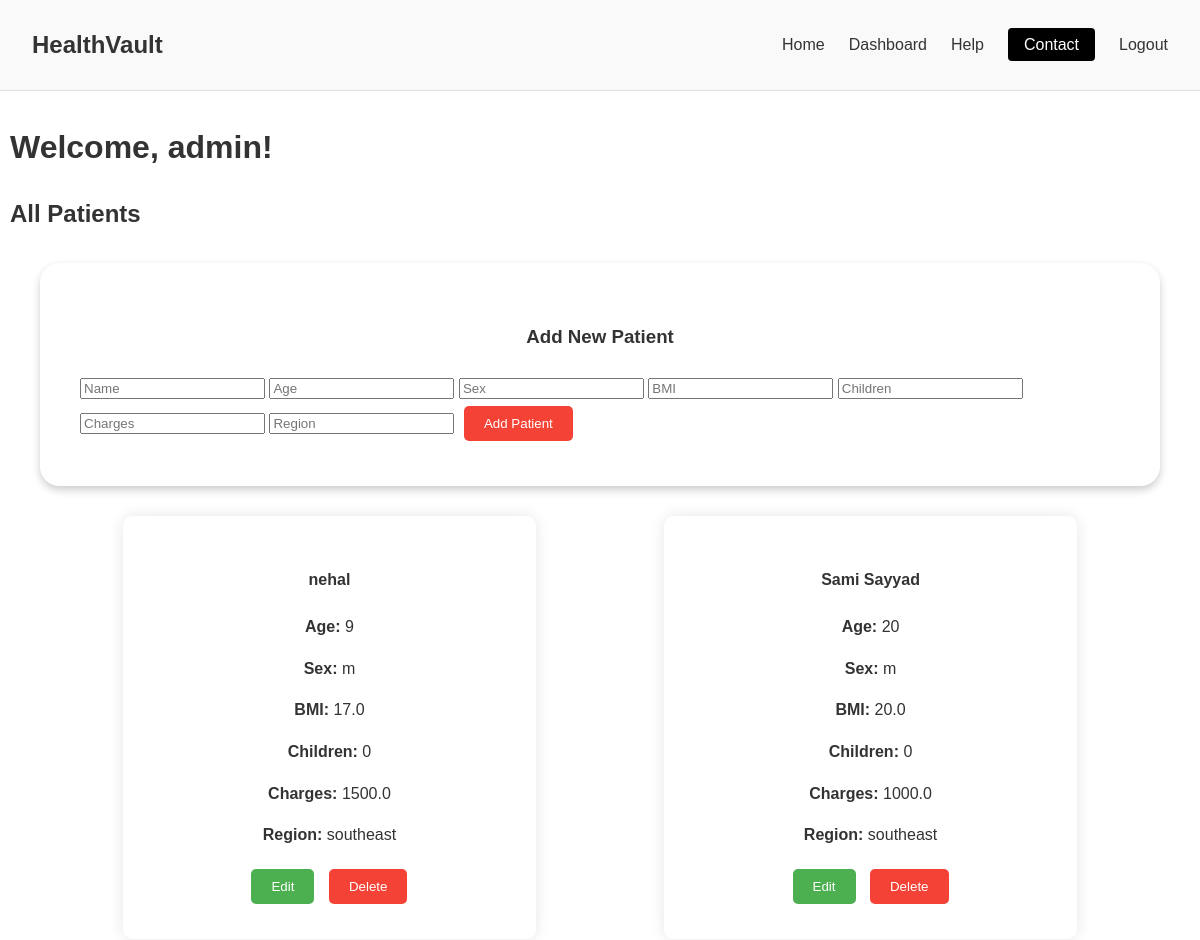
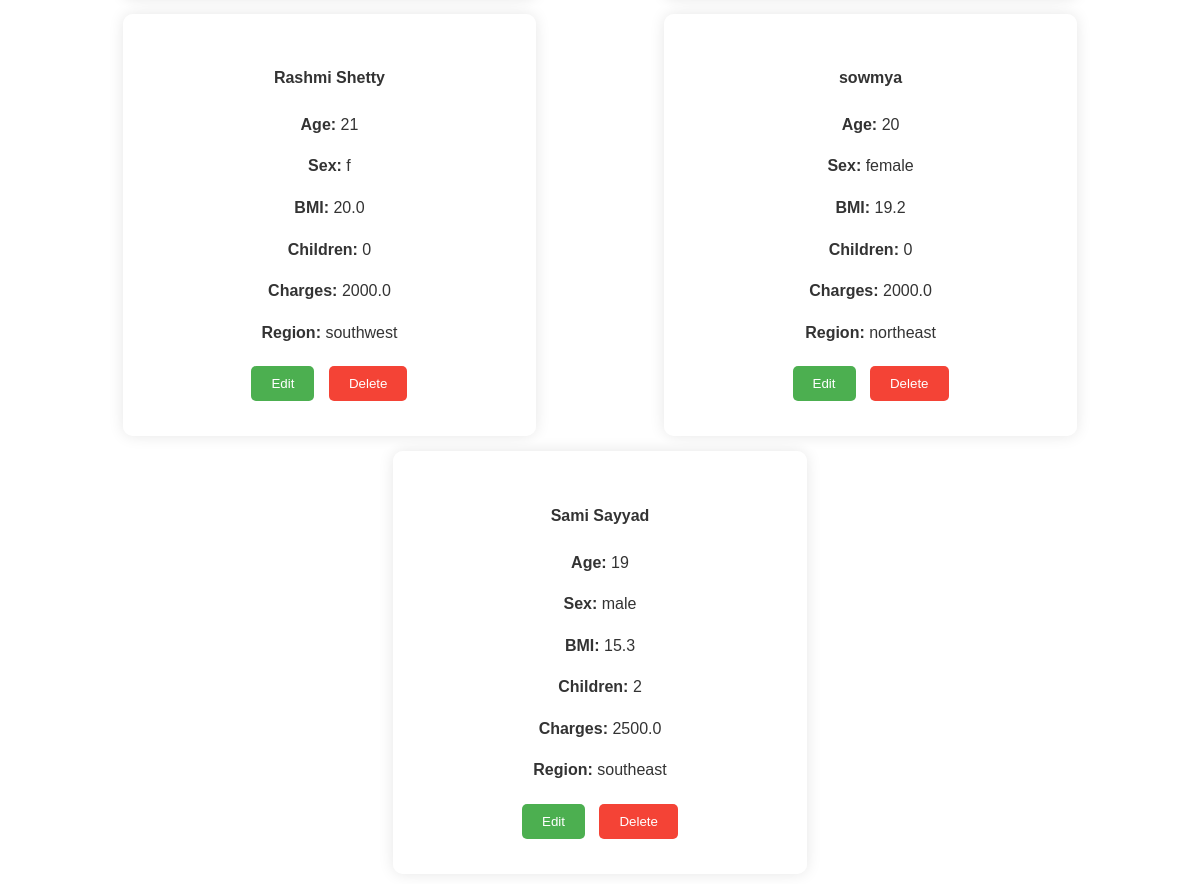
The app's page /index (signed in) with its own data (2 pictures, top to bottom).
### app.py (models this page shows)
class User(db.Model, UserMixin):
    id = db.Column(db.Integer, primary_key=True)
    username = db.Column(db.String(80), unique=True, nullable=False)
    password = db.Column(db.String(200), nullable=False)
    role = db.Column(db.String(20), default='user')  # 'user' or 'admin'
    is_active = db.Column(db.Boolean, default=True)
    patients = db.relationship('Patient', backref='user', lazy=True)

class Patient(db.Model):
    id = db.Column(db.Integer, primary_key=True)
    name = db.Column(db.String(120), nullable=False)
    age = db.Column(db.Integer, nullable=False)
    sex = db.Column(db.String(10), nullable=False)
    bmi = db.Column(db.Float, nullable=False)
    children = db.Column(db.Integer, nullable=False)
    charges = db.Column(db.Float, nullable=False)
    region = db.Column(db.String(50), nullable=False)
    user_id = db.Column(db.Integer, db.ForeignKey('user.id'), nullable=False)

### app.py (the view, shortened to what this page needs)
@app.route('/index', methods=['GET', 'POST'])
@login_required
def index():
    if current_user.username == ADMIN_USERNAME:
        patients = Patient.query.all()  # Admin can see all patients
    else:
        patients = Patient.query.filter_by(user_id=current_user.id).all()  # Regular users can see only their own patients
    return render_template('index.html', patients=patients, is_admin=(current_user.username == ADMIN_USERNAME))

### app.py (called while the page is built)
@login_manager.user_loader
def load_user(user_id):
    return User.query.get(int(user_id))

### templates/index.html (shortened to what this page needs)
{% extends 'base.html' %}
{% block content %}
<html lang="en">
<head>
</head>
<body>
    <div class="container">
        <h1>Welcome, {{ current_user.username }}!</h1>
        {% if is_admin %}
            <h2>All Patients</h2>
        {% else %}
            <h2>Your Patients</h2>
        {% endif %}
        <div class="add-form">
            <h3>Add New Patient</h3>
            <form method="POST" action="{{ url_for('index') }}">
                <input type="text" name="name" placeholder="Name" required>
                <input type="number" name="age" placeholder="Age" required>
                <input type="text" name="sex" placeholder="Sex" required>
                <input type="number" step="0.01" name="bmi" placeholder="BMI" required>
                <input type="number" name="children" placeholder="Children" required>
                <input type="number" step="0.01" name="charges" placeholder="Charges" required>
                <input type="text" name="region" placeholder="Region" required>
                <button type="submit">Add Patient</button>
            </form>
        </div>
        <div class="card-container">
            {% for patient in patients %}
                <div class="card">
                    <div class="card-body">
                        <h4>{{ patient.name }}</h4>
                        <p><strong>Age:</strong> {{ patient.age }}</p>
                        <p><strong>Sex:</strong> {{ patient.sex }}</p>
                        <p><strong>BMI:</strong> {{ patient.bmi }}</p>
                        <p><strong>Children:</strong> {{ patient.children }}</p>
                        <p><strong>Charges:</strong> {{ patient.charges }}</p>
                        <p><strong>Region:</strong> {{ patient.region }}</p>
                        <a href="{{ url_for('update', id=patient.id) }}"><button class="edit-button">Edit</button></a>
                        <form method="POST" action="{{ url_for('delete', id=patient.id) }}" style="display:inline;">
                            <button type="submit">Delete</button>
                        </form>
                    </div>
                </div>
            {% endfor %}
        </div>
    </div>
</body>
</html>
{% endblock %}

### templates/base.html (shortened to what this page needs)
<!DOCTYPE html>
<html lang="en">
<head>
</head>
<body>
    <header>
        <div class="logo">
            <span>HealthVault</span>
        </div>
        <nav>
            <ul>
                <li><a href="/index">Home</a></li>
                <li><a href="/dashboard">Dashboard</a></li>
                <li><a href="/help">Help</a></li>
                <li><a href="/contact" class="contact-btn">Contact</a></li>
                <li><a href="/logout">Logout</a></li>
            </ul>
        </nav>
    </header>
    {% block content %} {%endblock%}
</body>
</html>

### templates/base.html (style rules this page uses)
body { font-family: Arial, sans-serif; margin: 0; padding: 0; color: #333; line-height: 1.6; }
header { display: flex; justify-content: space-between; align-items: center; padding: 1rem 2rem; background-color: #f9f9f9; border-bottom: 1px solid #ddd; }
header .logo span { font-size: 1.5rem; font-weight: bold; }
nav ul { list-style: none; display: flex; gap: 1.5rem; }
nav ul li a { text-decoration: none; color: #333; transition: color 0.3s; }
.contact-btn { background-color: #000; color: #fff; padding: 0.5rem 1rem; border-radius: 4px; }

### templates/index.html (style rules this page uses)
body { background-image: url('https://img.freepik.com/premium-photo/health-insurance-concept-reduce-medical-expenses-hand-flip-wood-cube-with-icon-healthcare-medical-coin-wood-background-copy-space_52701-34.jpg'); background-size: cover; background-position: center; background-attachment: fixed; height: 100vh; margin: 0; }
.container { max-width: 1200px; margin: auto; padding: 10px; }
.add-form { display: flex; flex-wrap: wrap; justify-content: center; gap: 5px; margin: 30px; box-shadow: 0 4px 8px 0 rgba(0, 0, 0, 0.2); padding: 40px; background-color: rgba(255, 255, 255, 0.6); border-radius: 20px; }
.card-container { display: flex; flex-wrap: wrap; justify-content: space-evenly; gap: 15px; }
.card { background-color: white; border-radius: 10px; background-color: rgba(255, 255, 255, 0.6); box-shadow: 0 0 15px rgba(0, 0, 0, 0.1); width: calc(33.33% - 20px); padding: 20px; text-align: center; transition: transform 0.3s; }
.card-body { padding: 10px; }
button { background-color: #f44336; color: white; border: none; padding: 10px 20px; cursor: pointer; border-radius: 5px; margin: 5px; }
.edit-button { background-color: #4CAF50; }
a { color: white; }

### records on screen
User: username "admin"
Patient: name "nehal", age "9", sex "m", bmi "17.0", children "0", charges "1500.0", region "southeast"
Patient: name "Sami Sayyad", age "20", sex "m", bmi "20.0", children "0", charges "1000.0", region "southeast"
Patient: name "Rashmi Shetty", age "21", sex "f", bmi "20.0", children "0", charges "2000.0", region "southwest"
Patient: name "sowmya", age "20", sex "female", bmi "19.2", children "0", charges "2000.0", region "northeast"
Patient: name "Sami Sayyad", age "19", sex "male", bmi "15.3", children "2", charges "2500.0", region "southeast"
